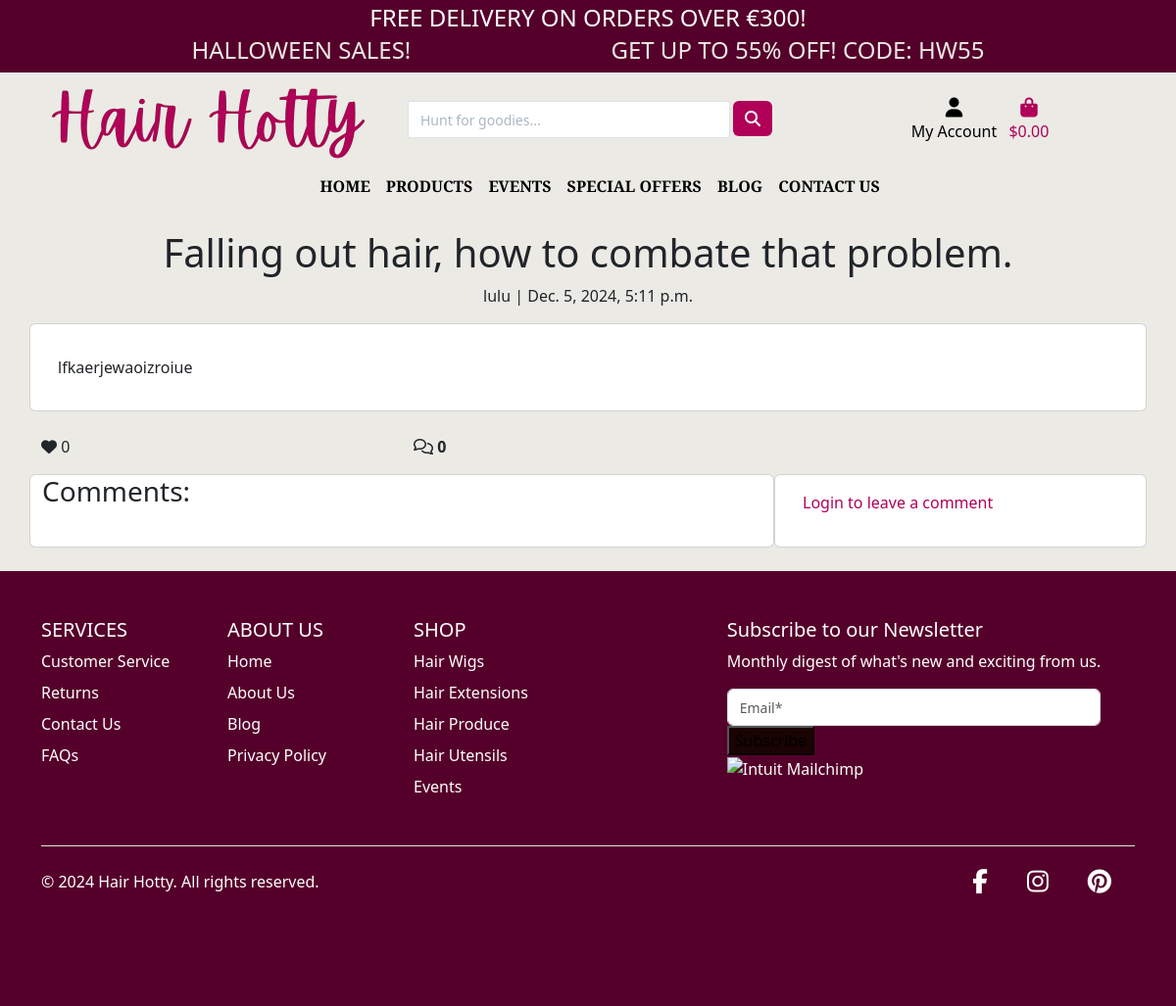
/blog/blog/falling-out-hair-how-to-combate-that-problem/, run on the app's committed database.
### blog/models.py (models this page shows, shortened)
class Post(models.Model):
    title = models.CharField(max_length=200, unique=True)
    slug = models.SlugField(max_length=200, unique=True)
    author = models.ForeignKey(User, on_delete=models.CASCADE,
                                related_name="blog_posts")
    featured_image = CloudinaryField('image', default='placeholder')
    content = models.TextField()
    created_on = models.DateTimeField(auto_now_add=True)
    status = models.IntegerField(choices=STATUS, default=0)
    updated_on = models.DateTimeField(auto_now=True)
    likes = models.ManyToManyField(
            User, related_name='post_like', blank=True)
    class Meta:
        ordering = ["-created_on"]
    def number_of_likes(self):
        return self.likes.count()

### blog/views.py (the view, shortened to what this page needs)
# urls.py: path('blog/<slug:slug>/', views.post_detail.as_view(), name='post_detail'),
class post_detail(View):
    def get(self, request, slug, *args, **kwargs):
        queryset = Post.objects.filter(status=1)
        post = get_object_or_404(queryset, slug=slug)
        comments = post.comments.all().order_by("-created_on")
        comment_count = post.comments.all().count()
        liked = False
        if post.likes.filter(id=self.request.user.id).exists():
            liked = True
        return render(
            request,
            "blog/post_detail.html",
            {
                "post": post,
                "comments": comments,
                "liked": liked,
                "comment_form": CommentForm(),
            },)

### blog/forms.py
class CommentForm(forms.ModelForm):
    class Meta:
        model = Comment
        fields = ('body',)

### blog/templates/blog/post_detail.html (shortened to what this page needs)
{% extends 'base.html' %}
{% load static %}
{% load crispy_forms_tags %}
{% block extra_css %}
    <link rel="stylesheet" href="{% static 'blog/css/blog.css' %}">
{% endblock %}
{% block content %}
<div class="container">
<header class="section-header mt-3" style="text-align: center;" >
    <h1 class="post-title">{{ post.title }}</h1>
  <div class="post-subtitle">{{ post.author }} | {{ post.created_on }}
  </div>
</header>
</div>
<div class="container">
    <div class="row">
        <div class="col card mb-4  mt-3 left  top">
            <div class="card-body">
                <p class="card-text">
                    {{ post.content | safe }}
                </p>
            </div>
        </div>
    </div>
      <div class="row">
        <div class="col-4">
            <div class="d-flex flex-row flex-md-column">
                <div>
                  {% if user.is_authenticated %}
                  <form class="d-inline" action="{% url 'post_like' post.slug %}" method="POST">
                      {% csrf_token %}
                      {% if liked %}
                      <button type="submit" class="post_like" name="blogpost_id" value="{{ post.slug }}">
                          <span><i class="fa-solid fa-heart"></i>
                            {{ post.number_of_likes }}</span>
                      </button>
                      {% else %}
                      <button type="submit" class="post_like" name="blogpost_id" value="{{ post.slug }}">
                          <span ><i class="fa-regular fa-heart"></i>
                            {{ post.number_of_likes }}</span>
                          {% endif %}
                  </form>
                  {% else %}
                    <span><i class="fa-solid fa-heart"></i>
                      {{ post.number_of_likes }}</span>
                  {% endif %}
                </div>
            </div>
        </div>
        <div class="col-4">
          {% with comments.count as total_comments %}
          <strong><i class="far fa-comments"></i>
              {{ total_comments }}</strong>
          {% endwith %}
        </div>
      </div>
  <div class="row">
    <div class="col-md-8 card mb-4  mt-3 ">
      <h3>Comments:</h3>
      <div class="card-body">
      </div>
    </div>
    <div class="col-md-4 card mb-4 mt-3">
      <div class="card-body">
        {% if user.is_authenticated %}
        <h3>Leave a comment:</h3>
        <p>Posting as: {{ user.username }}</p>
        <form id="commentForm" method="post"
          style="margin-top: 1.3em;">
          {{ comment_form | crispy }}
          {% csrf_token %}
          <button id="submitButton" type="submit"
            class="btn btn-signup btn-lg btn-cordovan">Submit</button>
        </form>
        {% else %}
        <a class="link" href="{{ login_url }}">Login to leave a comment</a>
        {% endif %}
      </div>
    </div>
  </div>
</div>
{% endblock content %}

### static/css/style.css (style rules this page uses)
:root { --cordovan: #B00058; --licorice: #55002A; --hot-pink: #FF69B4; --pink:#FF439D; --old-lace: #FDF4E7; --white: #ffff; --dark: #140C00; --background: #ebeae5; --gray: #1a0303; --dark-gray:#6f6a6a; }
body { min-height: 100vh; display: flex; flex-direction: column; background-color: var(--background); }

### blog/static/blog/css/blog.css (style rules this page uses)
a { color: #B00058; text-decoration: none; }

### data on the page
Post: title "Falling out hair, how to combate that problem.", author "lulu", created_on "Dec. 5, 2024, 5:11 p.m.", content "lfkaerjewaoizroiue", number_of_likes "0"

### other printed values
{{ free_delivery_threshold }} "300"
{{ total_comments }} "0"
